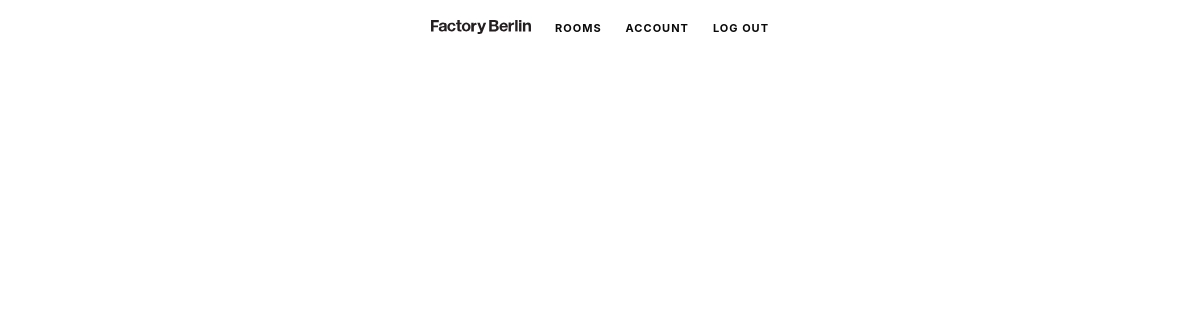
The page /rooms (signed in) on the database as committed earlier.
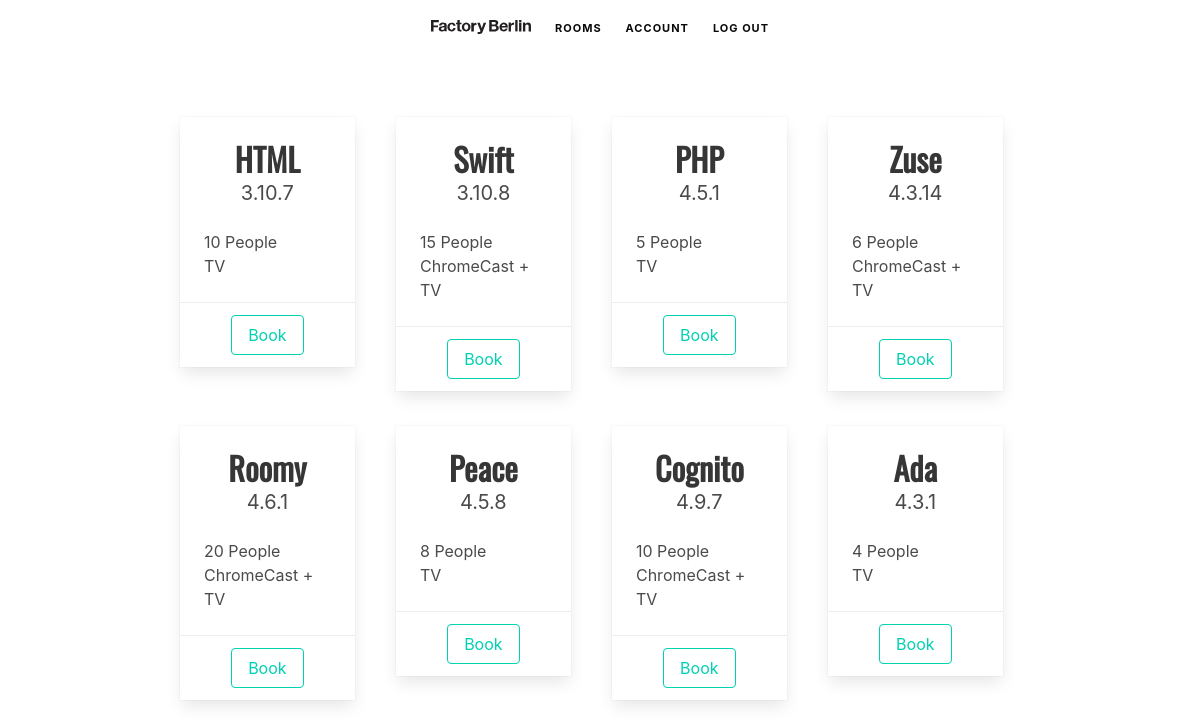
The same page on the database as committed later.
### factorysite/models.py (models this page shows, shortened)
class Room(db.Model):
    id = db.Column(db.Integer, primary_key=True)
    name = db.Column(db.String(25), unique=True, nullable=False)
    number = db.Column(db.String(15), unique=True, nullable=False)
    capacity = db.Column(db.Integer, nullable=False)
    is_booked = db.Column(db.Boolean, default=False, nullable=False)
    equipment_id= db.Column(db.Integer, db.ForeignKey('equipment.id'))

class Equipment(db.Model):
    id = db.Column(db.Integer, primary_key=True)
    text = db.Column(db.String(100), unique=True, nullable=False)
    rooms = db.relationship("Room", backref="equipment", lazy=True)

### factorysite/routes.py (the view)
@app.route("/rooms")
@login_required
def rooms():
    data = Room.query.all()
    return render_template("rooms.html", rooms=data, title="Rooms")

### factorysite/models.py (called while the page is built)
@login_manager.user_loader
def load_user(user_id):
    return User.query.get(int(user_id))

### factorysite/templates/rooms.html
{% extends "layout.html" %}
{% block content %}
<div class="container">
    <div class="wrapper">
        {% for room in rooms %}
            <div class="column">
                <div class="card">
                    <div class="card-content">
                        <h1 class="title has-text-centered room-name">{{ room.name }}</h1>
                        <h4 class="subtitle has-text-centered room-number">{{ room.number }}</h4>
                        <h5>{{ room.capacity }} People</h5>
                        <h5>{{ room.equipment.text }}</h5>
                    </div>
                    <div class="card-footer">
                        <div class="card-footer-item">
                            <button class="button is-primary is-outlined">Book</button>
                        </div>
                    </div>
                </div>
            </div>
        {% endfor %}
    </div>
</div>
{% endblock content %}

### factorysite/templates/layout.html (shortened to what this page needs)
<!DOCTYPE html>
<html>
<head>
    <link rel="stylesheet" type="text/css" href="{{ url_for('static', filename='main.css') }}">
</head>
<section>
  <div class="head">
      <div class="columns is-marginless heading has-text-weight-bold">
          <div class="column center">
              <figure class="navbar-item image">
                  <a class="factory-logo" href="{{ url_for("home") }}"><img src="static/logo.svg"></a>
              </figure>
              <a href="{{ url_for("rooms") }}" class="navbar-item has-text-black">ROOMS</a>
              {% if current_user.is_authenticated %}
                <a href="{{ url_for("account") }}" class="navbar-item has-text-black">ACCOUNT</a>
                <a href="{{ url_for("logout") }}" class="navbar-item has-text-black">LOG OUT</a>
              {% else %}
                  <a href="{{ url_for("login") }}" class="navbar-item has-text-black">LOG IN</a>
                  <a href="{{ url_for("register") }}" class="navbar-item has-text-black">REGISTER</a>
              {% endif %}
          </div>
      </div>
  </div>
</section>
<body>
  <div>
  {% block content %}{% endblock %}
  </div>
</body>
</html>

### factorysite/static/home.css (style rules this page uses)
.factory-logo { width: 6.25rem; height: 1rem }
.center, .center-column { display: flex; justify-content: center; align-items: center; }

### factorysite/static/rooms.css (style rules this page uses)
.room-name { font-family: 'Oswald'; }
.wrapper { margin: 5%; display: grid; grid-template-columns: 22% 22% 22% 22%; grid-gap: 2%; background-color: #fff; color: #444; }
@media (min-width: 600px) { .wrapper { grid-template-columns: 50% 50%; } }
@media (min-width: 900px) { .wrapper { grid-template-columns: 33% 33% 33%; } }
@media (min-width: 1200px) { .wrapper { grid-template-columns: 23% 23% 23% 23%; } }

Rows that differ between the two databases and show on the page:
added Room: name "HTML", number "3.10.7", capacity "10", equipment.text "TV"
added Room: name "Swift", number "3.10.8", capacity "15", equipment.text "ChromeCast + TV"
added Room: name "PHP", number "4.5.1", capacity "5", equipment.text "TV"
added Room: name "Zuse", number "4.3.14", capacity "6", equipment.text "ChromeCast + TV"
added Room: name "Roomy", number "4.6.1", capacity "20", equipment.text "ChromeCast + TV"
added Room: name "Peace", number "4.5.8", capacity "8", equipment.text "TV"
added Room: name "Cognito", number "4.9.7", capacity "10", equipment.text "ChromeCast + TV"
added Room: name "Ada", number "4.3.1", capacity "4", equipment.text "TV"
